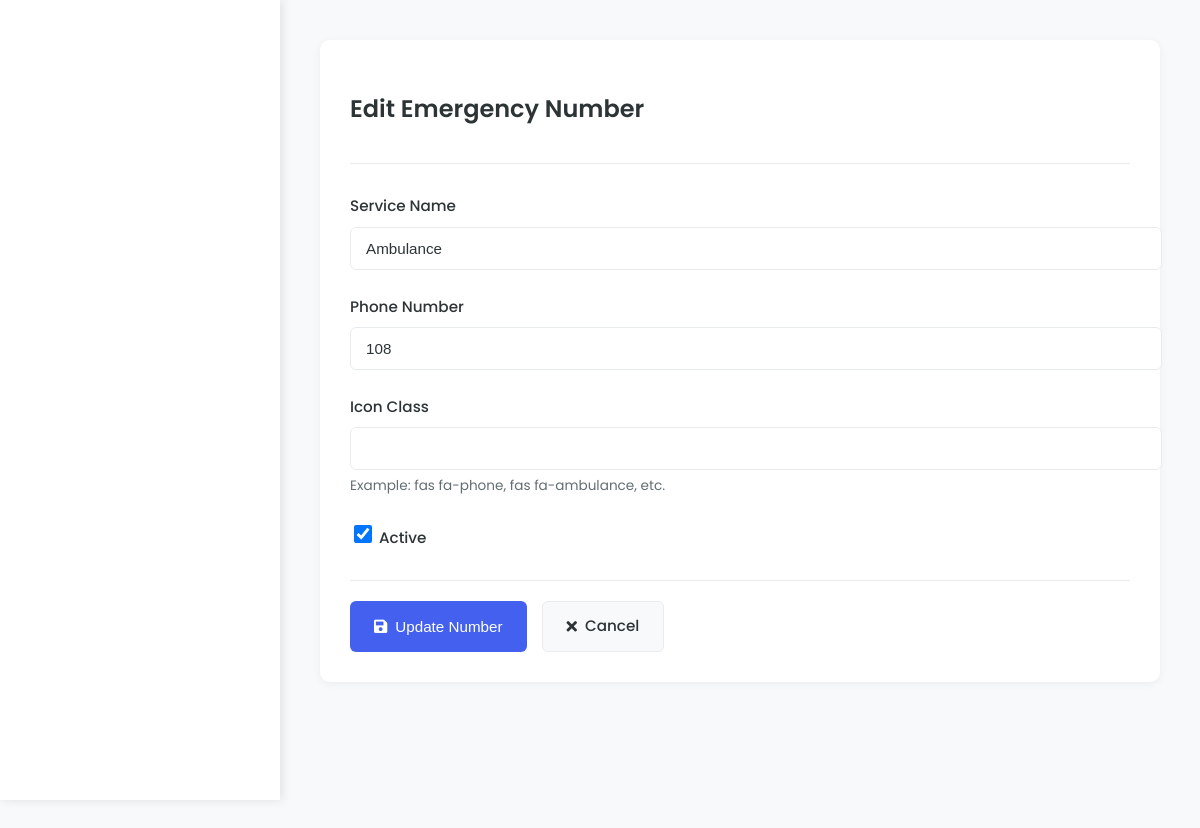
/admin_panel/modules/emergency_numbers/edit.php?id=3 (signed in), run on the app's committed database.
### tables this page shows
CREATE TABLE `emergency_numbers` (
  `id` int(11) NOT NULL,
  `service_name` varchar(50) NOT NULL,
  `phone_number` varchar(20) NOT NULL,
  `description` text DEFAULT NULL,
  `is_active` tinyint(1) DEFAULT 1,
  `created_at` timestamp NOT NULL DEFAULT current_timestamp(),
  `updated_at` timestamp NOT NULL DEFAULT current_timestamp() ON UPDATE current_timestamp()
);

### admin_panel/modules/emergency_numbers/edit.php (the view, shortened to what this page needs)
<?php
require_once "../../includes/config.php";
$service_name = $phone_number = $icon = "";
$is_active = 1;
$service_name_err = $phone_number_err = "";
if(isset($_GET["id"]) && !empty(trim($_GET["id"]))){
    $id = trim($_GET["id"]);
    $sql = "SELECT * FROM emergency_numbers WHERE id = ?";
    if($stmt = mysqli_prepare($conn, $sql)){
        mysqli_stmt_bind_param($stmt, "i", $id);
        if(mysqli_stmt_execute($stmt)){
            $result = mysqli_stmt_get_result($stmt);
            if(mysqli_num_rows($result) == 1){
                $row = mysqli_fetch_array($result);
                $service_name = $row["service_name"];
                $phone_number = $row["phone_number"];
                $icon = $row["icon"];
                $is_active = $row["is_active"];
            } else{
                header("location: index.php");
                exit();
            }
        }
    }
}
?>
<!DOCTYPE html>
<html lang="en">
<head>
    <link rel="stylesheet" href="https://cdnjs.cloudflare.com/ajax/libs/font-awesome/5.15.4/css/all.min.css">
    <link rel="stylesheet" href="../../css/common.css">
    <link rel="stylesheet" href="../../css/form.css">
</head>
<body>
    <div class="dashboard">
        <nav class="sidebar">
        </nav>
        <main class="content">
            <div class="form-wrapper">
                <div class="form-container">
                    <div class="form-header">
                        <h2>Edit Emergency Number</h2>
                    </div>
                    <form action="<?php echo htmlspecialchars($_SERVER["PHP_SELF"]); ?>" method="post">
                        <div class="form-group">
                            <label>Service Name</label>
                            <input type="text" name="service_name" class="form-control <?php echo (!empty($service_name_err)) ? 'is-invalid' : ''; ?>" value="<?php echo $service_name; ?>">
                        </div>
                        <div class="form-group">
                            <label>Phone Number</label>
                            <input type="text" name="phone_number" class="form-control <?php echo (!empty($phone_number_err)) ? 'is-invalid' : ''; ?>" value="<?php echo $phone_number; ?>">
                        </div>
                        <div class="form-group">
                            <label>Icon Class</label>
                            <input type="text" name="icon" class="form-control" value="<?php echo $icon; ?>">
                            <div class="help-text">Example: fas fa-phone, fas fa-ambulance, etc.</div>
                        </div>
                        <div class="form-group">
                            <label class="checkbox-container">
                                <input type="checkbox" name="is_active" <?php echo $is_active ? 'checked' : ''; ?>>
                                Active
                            </label>
                        </div>
                        <div class="button-group">
                            <button type="submit" class="btn btn-primary">
                                <i class="fas fa-save"></i> Update Number
                            </button>
                            <a href="index.php" class="btn btn-secondary">
                                <i class="fas fa-times"></i> Cancel
                            </a>
                        </div>
                    </form>
                </div>
            </div>
        </main>
    </div>
</body>
</html>

### admin_panel/css/common.css (style rules this page uses)
:root { --primary-color: #4361ee; --secondary-color: #3f37c9; --accent-color: #4895ef; --background-color: #f8f9fa; --card-bg: #ffffff; --text-dark: #2d3436; --text-light: #636e72; --border-color: #e9ecef; --success-color: #4CAF50; --danger-color: #f44336; --warning-color: #ff9800; }
body { font-family: 'Poppins', sans-serif; background-color: var(--background-color); color: var(--text-dark); line-height: 1.6; margin: 0; padding: 0; }
.sidebar { width: 280px; background: var(--primary-color); color: white; position: fixed; height: 100vh; overflow-y: auto; box-shadow: 4px 0 10px rgba(0, 0, 0, 0.1); z-index: 1000; }
.btn { padding: 8px 16px; border-radius: 6px; font-size: 0.9rem; font-weight: 500; cursor: pointer; display: inline-flex; align-items: center; gap: 8px; transition: all 0.3s ease; border: none; text-decoration: none; }
.btn-primary { background: var(--primary-color); color: white; }
.btn-secondary { background: var(--background-color); color: var(--text-dark); border: 1px solid var(--border-color); }
.form-container { background: var(--card-bg); padding: 25px; border-radius: 10px; box-shadow: 0 2px 4px rgba(0, 0, 0, 0.05); max-width: 800px; margin: 0 auto; }
.form-group { margin-bottom: 20px; }
.form-group label { display: block; margin-bottom: 8px; color: var(--text-dark); font-weight: 500; }
.form-control { width: 100%; padding: 10px; border: 1px solid var(--border-color); border-radius: 6px; font-size: 0.95rem; color: var(--text-dark); transition: all 0.3s ease; }

### admin_panel/css/form.css (style rules this page uses)
:root { --primary-color: #4361ee; --secondary-color: #3f37c9; --accent-color: #4895ef; --background-color: #f8f9fa; --card-bg: #ffffff; --text-dark: #2d3436; --text-light: #636e72; --border-color: #e9ecef; --success-color: #4CAF50; --danger-color: #f44336; --warning-color: #ff9800; }
.sidebar { width: 280px; background: #ffffff; color: #333; position: fixed; height: 100vh; overflow-y: auto; transition: all 0.3s ease; box-shadow: 2px 0 10px rgba(0,0,0,0.1); z-index: 1000; }
.content { margin-left: 280px; padding: 20px; background: #f8f9fa; min-height: 100vh; }
.form-wrapper { padding: 20px; max-width: 1000px; margin: 0 auto; }
.form-container { background: var(--card-bg); padding: 30px; border-radius: 10px; box-shadow: 0 2px 10px rgba(0,0,0,0.05); }
.form-header { margin-bottom: 30px; padding-bottom: 15px; border-bottom: 1px solid var(--border-color); }
.form-header h2 { color: var(--text-dark); font-size: 1.5rem; font-weight: 600; }
.form-group { margin-bottom: 25px; }
.form-group label { display: block; margin-bottom: 8px; color: var(--text-dark); font-weight: 500; font-size: 0.95rem; }
.form-control { width: 100%; padding: 12px 15px; border: 1px solid var(--border-color); border-radius: 6px; font-size: 0.95rem; color: var(--text-dark); background-color: #fff; transition: all 0.3s ease; }
.checkbox-container { display: flex; align-items: center; gap: 10px; cursor: pointer; }
.checkbox-container input[type="checkbox"] { width: 18px; height: 18px; cursor: pointer; }
.button-group { display: flex; gap: 15px; margin-top: 30px; padding-top: 20px; border-top: 1px solid var(--border-color); }
.btn { padding: 12px 24px; border-radius: 6px; font-size: 0.95rem; font-weight: 500; cursor: pointer; display: inline-flex; align-items: center; gap: 8px; transition: all 0.3s ease; border: none; text-decoration: none; }
.btn-primary { background: var(--primary-color); color: white; }
.btn-secondary { background: var(--background-color); color: var(--text-dark); border: 1px solid var(--border-color); }
.help-text { color: var(--text-light); font-size: 0.85rem; margin-top: 5px; }
.form-container { animation: fadeIn 0.3s ease-out; }

### data on the page
emergency_numbers: service_name "Ambulance", phone_number "108", is_active "☑"
